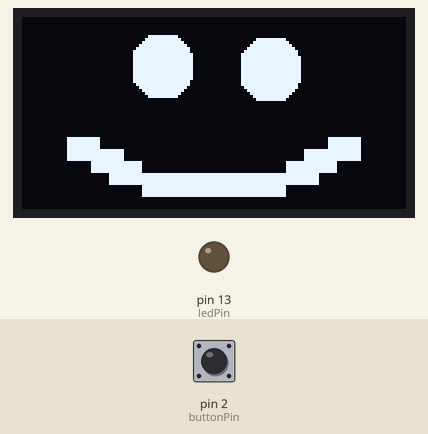
Bench run of a sketch on a simulated Arduino Uno, built with avr-gcc and run on an emulated ATmega328P. Shown: 128×64 one-colour display, output pins drawn as LEDs (lit = HIGH). The inputs (shaded band) are chosen by the test bench; at power-on: pin 2 (buttonPin) LOW. What the sketch prints to the serial monitor is not drawn.

Above: at 2.2 s.
2.3 s: pin 2 (buttonPin) pulled HIGH for 0.9 s
At 4.9 s:
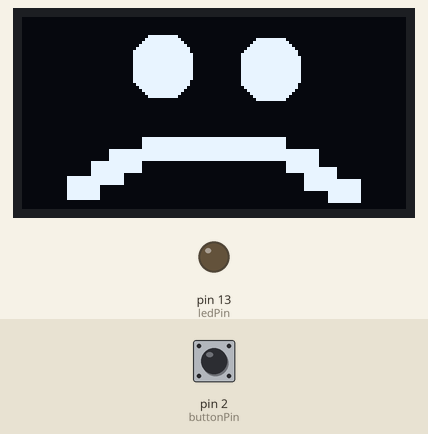
5.2 s: pin 2 (buttonPin) pulled HIGH for 3.2 s
At 7.0 s:
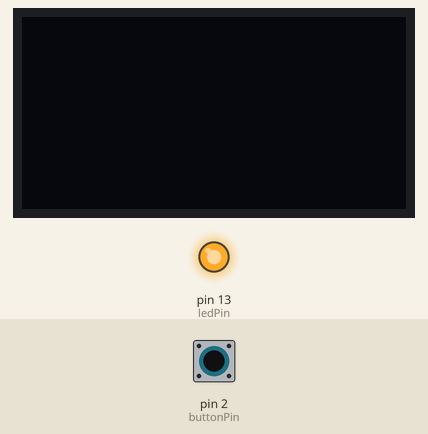
9.9 s: pin 2 (buttonPin) pulled HIGH for 0.9 s
At 10.47 s:
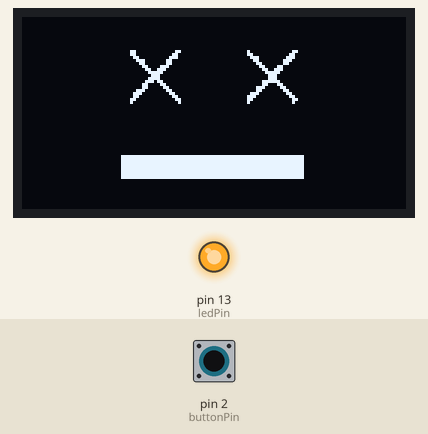
Timing chart, 0 to 12.9 s (numbered marks = the images above; inputs shaded):
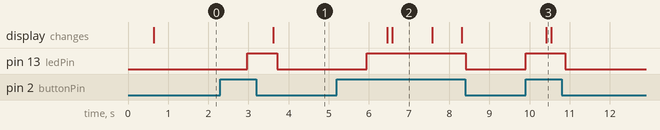

The sketch:

Oled_code.ino
```cpp
    /////////////////////////////////////////////////////////////////
   //      Arduino OLED Display Graphics Tutorial v1.00           //
  //       Get the latest version of the code here:              //
 //   http://educ8s.tv/arduino-oled-display-graphics-tutorial   //
/////////////////////////////////////////////////////////////////

#include "U8glib.h"

U8GLIB_SH1106_128X64 u8g(U8G_I2C_OPT_NO_ACK);	// Display which does not send ACK

int frame = 0;

const int buttonPin = 2;     // the number of the pushbutton pin
const int ledPin =  13;      // the number of the LED pin

int buttonState = 0;         // variable for reading the pushbutton status

//Smiley Sad
const uint8_t frame2[] PROGMEM = {
  0x00, 0x00, 0x00, 0x00, 0x00, 0x00, 0x00, 0x00, 0x00, 0x00, 0x00, 0x00, 0x00, 0x00, 0x00, 0x00,
0x00, 0x00, 0x00, 0x00, 0x00, 0x00, 0x00, 0x00, 0x00, 0x00, 0x00, 0x00, 0x00, 0x00, 0x00, 0x00,
0x00, 0x00, 0x00, 0x00, 0x00, 0x00, 0x00, 0x00, 0x00, 0x00, 0x00, 0x00, 0x00, 0x00, 0x00, 0x00,
0x00, 0x00, 0x00, 0x00, 0x00, 0x00, 0x00, 0x00, 0x00, 0x00, 0x00, 0x00, 0x00, 0x00, 0x00, 0x00,
0x00, 0x00, 0x00, 0x00, 0x00, 0x00, 0x00, 0x00, 0x00, 0x00, 0x00, 0x00, 0x00, 0x00, 0x00, 0x00,
0x00, 0x00, 0x00, 0x00, 0x00, 0x00, 0x00, 0x00, 0x00, 0x00, 0x00, 0x00, 0x00, 0x00, 0x00, 0x00,
0x00, 0x00, 0x00, 0x00, 0x00, 0x3F, 0xF0, 0x00, 0x00, 0x00, 0x00, 0x00, 0x00, 0x00, 0x00, 0x00,
0x00, 0x00, 0x00, 0x00, 0x00, 0x7F, 0xF8, 0x00, 0x00, 0x03, 0xFF, 0x00, 0x00, 0x00, 0x00, 0x00,
0x00, 0x00, 0x00, 0x00, 0x00, 0xFF, 0xFC, 0x00, 0x00, 0x07, 0xFF, 0x80, 0x00, 0x00, 0x00, 0x00,
0x00, 0x00, 0x00, 0x00, 0x01, 0xFF, 0xFE, 0x00, 0x00, 0x0F, 0xFF, 0xC0, 0x00, 0x00, 0x00, 0x00,
0x00, 0x00, 0x00, 0x00, 0x03, 0xFF, 0xFF, 0x00, 0x00, 0x1F, 0xFF, 0xE0, 0x00, 0x00, 0x00, 0x00,
0x00, 0x00, 0x00, 0x00, 0x07, 0xFF, 0xFF, 0x00, 0x00, 0x3F, 0xFF, 0xF0, 0x00, 0x00, 0x00, 0x00,
0x00, 0x00, 0x00, 0x00, 0x07, 0xFF, 0xFF, 0x80, 0x00, 0x7F, 0xFF, 0xF0, 0x00, 0x00, 0x00, 0x00,
0x00, 0x00, 0x00, 0x00, 0x07, 0xFF, 0xFF, 0x80, 0x00, 0x7F, 0xFF, 0xF8, 0x00, 0x00, 0x00, 0x00,
0x00, 0x00, 0x00, 0x00, 0x07, 0xFF, 0xFF, 0x80, 0x00, 0x7F, 0xFF, 0xF8, 0x00, 0x00, 0x00, 0x00,
0x00, 0x00, 0x00, 0x00, 0x07, 0xFF, 0xFF, 0x80, 0x00, 0x7F, 0xFF, 0xF8, 0x00, 0x00, 0x00, 0x00,
0x00, 0x00, 0x00, 0x00, 0x07, 0xFF, 0xFF, 0x80, 0x00, 0x7F, 0xFF, 0xF8, 0x00, 0x00, 0x00, 0x00,
0x00, 0x00, 0x00, 0x00, 0x07, 0xFF, 0xFF, 0x80, 0x00, 0x7F, 0xFF, 0xF8, 0x00, 0x00, 0x00, 0x00,
0x00, 0x00, 0x00, 0x00, 0x07, 0xFF, 0xFF, 0x80, 0x00, 0x7F, 0xFF, 0xF8, 0x00, 0x00, 0x00, 0x00,
0x00, 0x00, 0x00, 0x00, 0x07, 0xFF, 0xFF, 0x80, 0x00, 0x7F, 0xFF, 0xF8, 0x00, 0x00, 0x00, 0x00,
0x00, 0x00, 0x00, 0x00, 0x07, 0xFF, 0xFF, 0x80, 0x00, 0x7F, 0xFF, 0xF8, 0x00, 0x00, 0x00, 0x00,
0x00, 0x00, 0x00, 0x00, 0x07, 0xFF, 0xFF, 0x00, 0x00, 0x7F, 0xFF, 0xF8, 0x00, 0x00, 0x00, 0x00,
0x00, 0x00, 0x00, 0x00, 0x03, 0xFF, 0xFF, 0x00, 0x00, 0x7F, 0xFF, 0xF0, 0x00, 0x00, 0x00, 0x00,
0x00, 0x00, 0x00, 0x00, 0x01, 0xFF, 0xFE, 0x00, 0x00, 0x3F, 0xFF, 0xF0, 0x00, 0x00, 0x00, 0x00,
0x00, 0x00, 0x00, 0x00, 0x00, 0xFF, 0xFC, 0x00, 0x00, 0x1F, 0xFF, 0xE0, 0x00, 0x00, 0x00, 0x00,
0x00, 0x00, 0x00, 0x00, 0x00, 0x7F, 0xF8, 0x00, 0x00, 0x0F, 0xFF, 0xC0, 0x00, 0x00, 0x00, 0x00,
0x00, 0x00, 0x00, 0x00, 0x00, 0x3F, 0xF0, 0x00, 0x00, 0x07, 0xFF, 0x80, 0x00, 0x00, 0x00, 0x00,
0x00, 0x00, 0x00, 0x00, 0x00, 0x00, 0x00, 0x00, 0x00, 0x03, 0xFF, 0x00, 0x00, 0x00, 0x00, 0x00,
0x00, 0x00, 0x00, 0x00, 0x00, 0x00, 0x00, 0x00, 0x00, 0x00, 0x00, 0x00, 0x00, 0x00, 0x00, 0x00,
0x00, 0x00, 0x00, 0x00, 0x00, 0x00, 0x00, 0x00, 0x00, 0x00, 0x00, 0x00, 0x00, 0x00, 0x00, 0x00,
0x00, 0x00, 0x00, 0x00, 0x00, 0x00, 0x00, 0x00, 0x00, 0x00, 0x00, 0x00, 0x00, 0x00, 0x00, 0x00,
0x00, 0x00, 0x00, 0x00, 0x00, 0x00, 0x00, 0x00, 0x00, 0x00, 0x00, 0x00, 0x00, 0x00, 0x00, 0x00,
0x00, 0x00, 0x00, 0x00, 0x00, 0x00, 0x00, 0x00, 0x00, 0x00, 0x00, 0x00, 0x00, 0x00, 0x00, 0x00,
0x00, 0x00, 0x00, 0x00, 0x00, 0x00, 0x00, 0x00, 0x00, 0x00, 0x00, 0x00, 0x00, 0x00, 0x00, 0x00,
0x00, 0x00, 0x00, 0x00, 0x00, 0x00, 0x00, 0x00, 0x00, 0x00, 0x00, 0x00, 0x00, 0x00, 0x00, 0x00,
0x00, 0x00, 0x00, 0x00, 0x00, 0x00, 0x00, 0x00, 0x00, 0x00, 0x00, 0x00, 0x00, 0x00, 0x00, 0x00,
0x00, 0x00, 0x00, 0x00, 0x00, 0x00, 0x00, 0x00, 0x00, 0x00, 0x00, 0x00, 0x00, 0x00, 0x00, 0x00,
0x00, 0x00, 0x00, 0x00, 0x00, 0x00, 0x00, 0x00, 0x00, 0x00, 0x00, 0x00, 0x00, 0x00, 0x00, 0x00,
0x00, 0x00, 0x00, 0x00, 0x00, 0x00, 0x00, 0x00, 0x00, 0x00, 0x00, 0x00, 0x00, 0x00, 0x00, 0x00,
0x00, 0x00, 0x00, 0x00, 0x00, 0x00, 0x00, 0x00, 0x00, 0x00, 0x00, 0x00, 0x00, 0x00, 0x00, 0x00,
0x00, 0x00, 0x00, 0x00, 0x00, 0xFF, 0xFF, 0xFF, 0xFF, 0xFF, 0xFF, 0x00, 0x00, 0x00, 0x00, 0x00,
0x00, 0x00, 0x00, 0x00, 0x00, 0xFF, 0xFF, 0xFF, 0xFF, 0xFF, 0xFF, 0x00, 0x00, 0x00, 0x00, 0x00,
0x00, 0x00, 0x00, 0x00, 0x00, 0xFF, 0xFF, 0xFF, 0xFF, 0xFF, 0xFF, 0x00, 0x00, 0x00, 0x00, 0x00,
0x00, 0x00, 0x00, 0x00, 0x00, 0xFF, 0xFF, 0xFF, 0xFF, 0xFF, 0xFF, 0x00, 0x00, 0x00, 0x00, 0x00,
0x00, 0x00, 0x00, 0x07, 0xFF, 0xFF, 0xFF, 0xFF, 0xFF, 0xFF, 0xFF, 0xFF, 0xE0, 0x00, 0x00, 0x00,
0x00, 0x00, 0x00, 0x07, 0xFF, 0xFF, 0xFF, 0xFF, 0xFF, 0xFF, 0xFF, 0xFF, 0xE0, 0x00, 0x00, 0x00,
0x00, 0x00, 0x00, 0x07, 0xFF, 0xFF, 0xFF, 0xFF, 0xFF, 0xFF, 0xFF, 0xFF, 0xE0, 0x00, 0x00, 0x00,
0x00, 0x00, 0x00, 0x07, 0xFF, 0xFF, 0xFF, 0xFF, 0xFF, 0xFF, 0xFF, 0xFF, 0xE0, 0x00, 0x00, 0x00,
0x00, 0x00, 0x01, 0xFF, 0xFF, 0x00, 0x00, 0x00, 0x00, 0x00, 0x00, 0xFF, 0xE0, 0x00, 0x00, 0x00,
0x00, 0x00, 0x01, 0xFF, 0xFF, 0x00, 0x00, 0x00, 0x00, 0x00, 0x00, 0xFF, 0xE0, 0x00, 0x00, 0x00,
0x00, 0x00, 0x01, 0xFF, 0xFF, 0x00, 0x00, 0x00, 0x00, 0x00, 0x00, 0xFF, 0xFF, 0x80, 0x00, 0x00,
0x00, 0x00, 0x01, 0xFF, 0xFF, 0x00, 0x00, 0x00, 0x00, 0x00, 0x00, 0xFF, 0xFF, 0x80, 0x00, 0x00,
0x00, 0x00, 0x01, 0xFF, 0xC0, 0x00, 0x00, 0x00, 0x00, 0x00, 0x00, 0x03, 0xFF, 0x80, 0x00, 0x00,
0x00, 0x01, 0xFF, 0xFF, 0xC0, 0x00, 0x00, 0x00, 0x00, 0x00, 0x00, 0x03, 0xFF, 0x80, 0x00, 0x00,
0x00, 0x01, 0xFF, 0xFF, 0xC0, 0x00, 0x00, 0x00, 0x00, 0x00, 0x00, 0x03, 0xFF, 0xFF, 0x80, 0x00,
0x00, 0x01, 0xFF, 0xFF, 0xC0, 0x00, 0x00, 0x00, 0x00, 0x00, 0x00, 0x03, 0xFF, 0xFF, 0x80, 0x00,
0x00, 0x01, 0xFF, 0xC0, 0x00, 0x00, 0x00, 0x00, 0x00, 0x00, 0x00, 0x03, 0xFF, 0xFF, 0x80, 0x00,
0x00, 0x01, 0xFF, 0xC0, 0x00, 0x00, 0x00, 0x00, 0x00, 0x00, 0x00, 0x03, 0xFF, 0xFF, 0x80, 0x00,
0x00, 0x01, 0xFF, 0xC0, 0x00, 0x00, 0x00, 0x00, 0x00, 0x00, 0x00, 0x00, 0x03, 0xFF, 0x80, 0x00,
0x00, 0x01, 0xFF, 0xC0, 0x00, 0x00, 0x00, 0x00, 0x00, 0x00, 0x00, 0x00, 0x03, 0xFF, 0x80, 0x00,
0x00, 0x01, 0xFF, 0xC0, 0x00, 0x00, 0x00, 0x00, 0x00, 0x00, 0x00, 0x00, 0x03, 0xFF, 0x80, 0x00,
0x00, 0x00, 0x00, 0x00, 0x00, 0x00, 0x00, 0x00, 0x00, 0x00, 0x00, 0x00, 0x03, 0xFF, 0x80, 0x00,
0x00, 0x00, 0x00, 0x00, 0x00, 0x00, 0x00, 0x00, 0x00, 0x00, 0x00, 0x00, 0x00, 0x00, 0x00, 0x00,
0x00, 0x00, 0x00, 0x00, 0x00, 0x00, 0x00, 0x00, 0x00, 0x00, 0x00, 0x00, 0x00, 0x00, 0x00, 0x00
};

//Dead
const uint8_t frame3[] PROGMEM = {
0x00, 0x00, 0x00, 0x00, 0x00, 0x00, 0x00, 0x00, 0x00, 0x00, 0x00, 0x00, 0x00, 0x00, 0x00, 0x00,
0x00, 0x00, 0x00, 0x00, 0x00, 0x00, 0x00, 0x00, 0x00, 0x00, 0x00, 0x00, 0x00, 0x00, 0x00, 0x00,
0x00, 0x00, 0x00, 0x00, 0x00, 0x00, 0x00, 0x00, 0x00, 0x00, 0x00, 0x00, 0x00, 0x00, 0x00, 0x00,
0x00, 0x00, 0x00, 0x00, 0x00, 0x00, 0x00, 0x00, 0x00, 0x00, 0x00, 0x00, 0x00, 0x00, 0x00, 0x00,
0x00, 0x00, 0x00, 0x00, 0x00, 0x00, 0x00, 0x00, 0x00, 0x00, 0x00, 0x00, 0x00, 0x00, 0x00, 0x00,
0x00, 0x00, 0x00, 0x00, 0x00, 0x00, 0x00, 0x00, 0x00, 0x00, 0x00, 0x00, 0x00, 0x00, 0x00, 0x00,
0x00, 0x00, 0x00, 0x00, 0x00, 0x00, 0x00, 0x00, 0x00, 0x00, 0x00, 0x00, 0x00, 0x00, 0x00, 0x00,
0x00, 0x00, 0x00, 0x00, 0x00, 0x00, 0x00, 0x00, 0x00, 0x00, 0x00, 0x00, 0x00, 0x00, 0x00, 0x00,
0x00, 0x00, 0x00, 0x00, 0x00, 0x00, 0x00, 0x00, 0x00, 0x00, 0x00, 0x00, 0x00, 0x00, 0x00, 0x00,
0x00, 0x00, 0x00, 0x00, 0x00, 0x00, 0x00, 0x00, 0x00, 0x00, 0x00, 0x00, 0x00, 0x00, 0x00, 0x00,
0x00, 0x00, 0x00, 0x00, 0x00, 0x00, 0x00, 0x00, 0x00, 0x00, 0x00, 0x00, 0x00, 0x00, 0x00, 0x00,
0x00, 0x00, 0x00, 0x00, 0x0C, 0x00, 0x18, 0x00, 0x00, 0x10, 0x00, 0x30, 0x00, 0x00, 0x00, 0x00,
0x00, 0x00, 0x00, 0x00, 0x0C, 0x00, 0x30, 0x00, 0x00, 0x18, 0x00, 0x60, 0x00, 0x00, 0x00, 0x00,
0x00, 0x00, 0x00, 0x00, 0x06, 0x00, 0x70, 0x00, 0x00, 0x0E, 0x00, 0xE0, 0x00, 0x00, 0x00, 0x00,
0x00, 0x00, 0x00, 0x00, 0x03, 0x80, 0xC0, 0x00, 0x00, 0x06, 0x01, 0xC0, 0x00, 0x00, 0x00, 0x00,
0x00, 0x00, 0x00, 0x00, 0x01, 0x80, 0xC0, 0x00, 0x00, 0x03, 0x01, 0x80, 0x00, 0x00, 0x00, 0x00,
0x00, 0x00, 0x00, 0x00, 0x00, 0xC3, 0x80, 0x00, 0x00, 0x01, 0x86, 0x00, 0x00, 0x00, 0x00, 0x00,
0x00, 0x00, 0x00, 0x00, 0x00, 0x67, 0x00, 0x00, 0x00, 0x00, 0xCE, 0x00, 0x00, 0x00, 0x00, 0x00,
0x00, 0x00, 0x00, 0x00, 0x00, 0x3E, 0x00, 0x00, 0x00, 0x00, 0x7C, 0x00, 0x00, 0x00, 0x00, 0x00,
0x00, 0x00, 0x00, 0x00, 0x00, 0x1C, 0x00, 0x00, 0x00, 0x00, 0x38, 0x00, 0x00, 0x00, 0x00, 0x00,
0x00, 0x00, 0x00, 0x00, 0x00, 0x3C, 0x00, 0x00, 0x00, 0x00, 0x38, 0x00, 0x00, 0x00, 0x00, 0x00,
0x00, 0x00, 0x00, 0x00, 0x00, 0x76, 0x00, 0x00, 0x00, 0x00, 0xFC, 0x00, 0x00, 0x00, 0x00, 0x00,
0x00, 0x00, 0x00, 0x00, 0x00, 0xC3, 0x00, 0x00, 0x00, 0x00, 0xC6, 0x00, 0x00, 0x00, 0x00, 0x00,
0x00, 0x00, 0x00, 0x00, 0x00, 0xC1, 0x80, 0x00, 0x00, 0x03, 0x83, 0x00, 0x00, 0x00, 0x00, 0x00,
0x00, 0x00, 0x00, 0x00, 0x03, 0x80, 0xC0, 0x00, 0x00, 0x03, 0x01, 0x80, 0x00, 0x00, 0x00, 0x00,
0x00, 0x00, 0x00, 0x00, 0x07, 0x00, 0x60, 0x00, 0x00, 0x0E, 0x00, 0xC0, 0x00, 0x00, 0x00, 0x00,
0x00, 0x00, 0x00, 0x00, 0x06, 0x00, 0x30, 0x00, 0x00, 0x1C, 0x00, 0x60, 0x00, 0x00, 0x00, 0x00,
0x00, 0x00, 0x00, 0x00, 0x0C, 0x00, 0x18, 0x00, 0x00, 0x18, 0x00, 0x30, 0x00, 0x00, 0x00, 0x00,
0x00, 0x00, 0x00, 0x00, 0x08, 0x00, 0x08, 0x00, 0x00, 0x10, 0x00, 0x20, 0x00, 0x00, 0x00, 0x00,
0x00, 0x00, 0x00, 0x00, 0x00, 0x00, 0x00, 0x00, 0x00, 0x00, 0x00, 0x00, 0x00, 0x00, 0x00, 0x00,
0x00, 0x00, 0x00, 0x00, 0x00, 0x00, 0x00, 0x00, 0x00, 0x00, 0x00, 0x00, 0x00, 0x00, 0x00, 0x00,
0x00, 0x00, 0x00, 0x00, 0x00, 0x00, 0x00, 0x00, 0x00, 0x00, 0x00, 0x00, 0x00, 0x00, 0x00, 0x00,
0x00, 0x00, 0x00, 0x00, 0x00, 0x00, 0x00, 0x00, 0x00, 0x00, 0x00, 0x00, 0x00, 0x00, 0x00, 0x00,
0x00, 0x00, 0x00, 0x00, 0x00, 0x00, 0x00, 0x00, 0x00, 0x00, 0x00, 0x00, 0x00, 0x00, 0x00, 0x00,
0x00, 0x00, 0x00, 0x00, 0x00, 0x00, 0x00, 0x00, 0x00, 0x00, 0x00, 0x00, 0x00, 0x00, 0x00, 0x00,
0x00, 0x00, 0x00, 0x00, 0x00, 0x00, 0x00, 0x00, 0x00, 0x00, 0x00, 0x00, 0x00, 0x00, 0x00, 0x00,
0x00, 0x00, 0x00, 0x00, 0x00, 0x00, 0x00, 0x00, 0x00, 0x00, 0x00, 0x00, 0x00, 0x00, 0x00, 0x00,
0x00, 0x00, 0x00, 0x00, 0x00, 0x00, 0x00, 0x00, 0x00, 0x00, 0x00, 0x00, 0x00, 0x00, 0x00, 0x00,
0x00, 0x00, 0x00, 0x00, 0x00, 0x00, 0x00, 0x00, 0x00, 0x00, 0x00, 0x00, 0x00, 0x00, 0x00, 0x00,
0x00, 0x00, 0x00, 0x00, 0x00, 0x00, 0x00, 0x00, 0x00, 0x00, 0x00, 0x00, 0x00, 0x00, 0x00, 0x00,
0x00, 0x00, 0x00, 0x00, 0x00, 0x00, 0x00, 0x00, 0x00, 0x00, 0x00, 0x00, 0x00, 0x00, 0x00, 0x00,
0x00, 0x00, 0x00, 0x00, 0x00, 0x00, 0x00, 0x00, 0x00, 0x00, 0x00, 0x00, 0x00, 0x00, 0x00, 0x00,
0x00, 0x00, 0x00, 0x00, 0x00, 0x00, 0x00, 0x00, 0x00, 0x00, 0x00, 0x00, 0x00, 0x00, 0x00, 0x00,
0x00, 0x00, 0x00, 0x00, 0x00, 0x00, 0x00, 0x00, 0x00, 0x00, 0x00, 0x00, 0x00, 0x00, 0x00, 0x00,
0x00, 0x00, 0x00, 0x00, 0x00, 0x00, 0x00, 0x00, 0x00, 0x00, 0x00, 0x00, 0x00, 0x00, 0x00, 0x00,
0x00, 0x00, 0x00, 0x00, 0x00, 0x00, 0x00, 0x00, 0x00, 0x00, 0x00, 0x00, 0x00, 0x00, 0x00, 0x00,
0x00, 0x00, 0x00, 0x00, 0x7F, 0xFF, 0xFF, 0xFF, 0xFF, 0xFF, 0xFF, 0xFC, 0x00, 0x00, 0x00, 0x00,
0x00, 0x00, 0x00, 0x00, 0x7F, 0xFF, 0xFF, 0xFF, 0xFF, 0xFF, 0xFF, 0xFC, 0x00, 0x00, 0x00, 0x00,
0x00, 0x00, 0x00, 0x00, 0x7F, 0xFF, 0xFF, 0xFF, 0xFF, 0xFF, 0xFF, 0xFC, 0x00, 0x00, 0x00, 0x00,
0x00, 0x00, 0x00, 0x00, 0x7F, 0xFF, 0xFF, 0xFF, 0xFF, 0xFF, 0xFF, 0xFC, 0x00, 0x00, 0x00, 0x00,
0x00, 0x00, 0x00, 0x00, 0x7F, 0xFF, 0xFF, 0xFF, 0xFF, 0xFF, 0xFF, 0xFC, 0x00, 0x00, 0x00, 0x00,
0x00, 0x00, 0x00, 0x00, 0x7F, 0xFF, 0xFF, 0xFF, 0xFF, 0xFF, 0xFF, 0xFC, 0x00, 0x00, 0x00, 0x00,
0x00, 0x00, 0x00, 0x00, 0x7F, 0xFF, 0xFF, 0xFF, 0xFF, 0xFF, 0xFF, 0xFC, 0x00, 0x00, 0x00, 0x00,
0x00, 0x00, 0x00, 0x00, 0x7F, 0xFF, 0xFF, 0xFF, 0xFF, 0xFF, 0xFF, 0xFC, 0x00, 0x00, 0x00, 0x00,
0x00, 0x00, 0x00, 0x00, 0x00, 0x00, 0x00, 0x00, 0x00, 0x00, 0x00, 0x00, 0x00, 0x00, 0x00, 0x00,
0x00, 0x00, 0x00, 0x00, 0x00, 0x00, 0x00, 0x00, 0x00, 0x00, 0x00, 0x00, 0x00, 0x00, 0x00, 0x00,
0x00, 0x00, 0x00, 0x00, 0x00, 0x00, 0x00, 0x00, 0x00, 0x00, 0x00, 0x00, 0x00, 0x00, 0x00, 0x00,
0x00, 0x00, 0x00, 0x00, 0x00, 0x00, 0x00, 0x00, 0x00, 0x00, 0x00, 0x00, 0x00, 0x00, 0x00, 0x00,
0x00, 0x00, 0x00, 0x00, 0x00, 0x00, 0x00, 0x00, 0x00, 0x00, 0x00, 0x00, 0x00, 0x00, 0x00, 0x00,
0x00, 0x00, 0x00, 0x00, 0x00, 0x00, 0x00, 0x00, 0x00, 0x00, 0x00, 0x00, 0x00, 0x00, 0x00, 0x00,
0x00, 0x00, 0x00, 0x00, 0x00, 0x00, 0x00, 0x00, 0x00, 0x00, 0x00, 0x00, 0x00, 0x00, 0x00, 0x00,
0x00, 0x00, 0x00, 0x00, 0x00, 0x00, 0x00, 0x00, 0x00, 0x00, 0x00, 0x00, 0x00, 0x00, 0x00, 0x00,
0x00, 0x00, 0x00, 0x00, 0x00, 0x00, 0x00, 0x00, 0x00, 0x00, 0x00, 0x00, 0x00, 0x00, 0x00, 0x00,
0x00, 0x00, 0x00, 0x00, 0x00, 0x00, 0x00, 0x00, 0x00, 0x00, 0x00, 0x00, 0x00, 0x00, 0x00, 0x00
};

const uint8_t frame1[] PROGMEM = {
0x00, 0x00, 0x00, 0x00, 0x00, 0x00, 0x00, 0x00, 0x00, 0x00, 0x00, 0x00, 0x00, 0x00, 0x00, 0x00,
0x00, 0x00, 0x00, 0x00, 0x00, 0x00, 0x00, 0x00, 0x00, 0x00, 0x00, 0x00, 0x00, 0x00, 0x00, 0x00,
0x00, 0x00, 0x00, 0x00, 0x00, 0x00, 0x00, 0x00, 0x00, 0x00, 0x00, 0x00, 0x00, 0x00, 0x00, 0x00,
0x00, 0x00, 0x00, 0x00, 0x00, 0x00, 0x00, 0x00, 0x00, 0x00, 0x00, 0x00, 0x00, 0x00, 0x00, 0x00,
0x00, 0x00, 0x00, 0x00, 0x00, 0x00, 0x00, 0x00, 0x00, 0x00, 0x00, 0x00, 0x00, 0x00, 0x00, 0x00,
0x00, 0x00, 0x00, 0x00, 0x00, 0x00, 0x00, 0x00, 0x00, 0x00, 0x00, 0x00, 0x00, 0x00, 0x00, 0x00,
0x00, 0x00, 0x00, 0x00, 0x00, 0x3F, 0xF0, 0x00, 0x00, 0x00, 0x00, 0x00, 0x00, 0x00, 0x00, 0x00,
0x00, 0x00, 0x00, 0x00, 0x00, 0x7F, 0xF8, 0x00, 0x00, 0x03, 0xFF, 0x00, 0x00, 0x00, 0x00, 0x00,
0x00, 0x00, 0x00, 0x00, 0x00, 0xFF, 0xFC, 0x00, 0x00, 0x07, 0xFF, 0x80, 0x00, 0x00, 0x00, 0x00,
0x00, 0x00, 0x00, 0x00, 0x01, 0xFF, 0xFE, 0x00, 0x00, 0x0F, 0xFF, 0xC0, 0x00, 0x00, 0x00, 0x00,
0x00, 0x00, 0x00, 0x00, 0x03, 0xFF, 0xFF, 0x00, 0x00, 0x1F, 0xFF, 0xE0, 0x00, 0x00, 0x00, 0x00,
0x00, 0x00, 0x00, 0x00, 0x07, 0xFF, 0xFF, 0x00, 0x00, 0x3F, 0xFF, 0xF0, 0x00, 0x00, 0x00, 0x00,
0x00, 0x00, 0x00, 0x00, 0x07, 0xFF, 0xFF, 0x80, 0x00, 0x7F, 0xFF, 0xF0, 0x00, 0x00, 0x00, 0x00,
0x00, 0x00, 0x00, 0x00, 0x07, 0xFF, 0xFF, 0x80, 0x00, 0x7F, 0xFF, 0xF8, 0x00, 0x00, 0x00, 0x00,
0x00, 0x00, 0x00, 0x00, 0x07, 0xFF, 0xFF, 0x80, 0x00, 0x7F, 0xFF, 0xF8, 0x00, 0x00, 0x00, 0x00,
0x00, 0x00, 0x00, 0x00, 0x07, 0xFF, 0xFF, 0x80, 0x00, 0x7F, 0xFF, 0xF8, 0x00, 0x00, 0x00, 0x00,
0x00, 0x00, 0x00, 0x00, 0x07, 0xFF, 0xFF, 0x80, 0x00, 0x7F, 0xFF, 0xF8, 0x00, 0x00, 0x00, 0x00,
0x00, 0x00, 0x00, 0x00, 0x07, 0xFF, 0xFF, 0x80, 0x00, 0x7F, 0xFF, 0xF8, 0x00, 0x00, 0x00, 0x00,
0x00, 0x00, 0x00, 0x00, 0x07, 0xFF, 0xFF, 0x80, 0x00, 0x7F, 0xFF, 0xF8, 0x00, 0x00, 0x00, 0x00,
0x00, 0x00, 0x00, 0x00, 0x07, 0xFF, 0xFF, 0x80, 0x00, 0x7F, 0xFF, 0xF8, 0x00, 0x00, 0x00, 0x00,
0x00, 0x00, 0x00, 0x00, 0x07, 0xFF, 0xFF, 0x80, 0x00, 0x7F, 0xFF, 0xF8, 0x00, 0x00, 0x00, 0x00,
0x00, 0x00, 0x00, 0x00, 0x07, 0xFF, 0xFF, 0x00, 0x00, 0x7F, 0xFF, 0xF8, 0x00, 0x00, 0x00, 0x00,
0x00, 0x00, 0x00, 0x00, 0x03, 0xFF, 0xFF, 0x00, 0x00, 0x7F, 0xFF, 0xF0, 0x00, 0x00, 0x00, 0x00,
0x00, 0x00, 0x00, 0x00, 0x01, 0xFF, 0xFE, 0x00, 0x00, 0x3F, 0xFF, 0xF0, 0x00, 0x00, 0x00, 0x00,
0x00, 0x00, 0x00, 0x00, 0x00, 0xFF, 0xFC, 0x00, 0x00, 0x1F, 0xFF, 0xE0, 0x00, 0x00, 0x00, 0x00,
0x00, 0x00, 0x00, 0x00, 0x00, 0x7F, 0xF8, 0x00, 0x00, 0x0F, 0xFF, 0xC0, 0x00, 0x00, 0x00, 0x00,
0x00, 0x00, 0x00, 0x00, 0x00, 0x3F, 0xF0, 0x00, 0x00, 0x07, 0xFF, 0x80, 0x00, 0x00, 0x00, 0x00,
0x00, 0x00, 0x00, 0x00, 0x00, 0x00, 0x00, 0x00, 0x00, 0x03, 0xFF, 0x00, 0x00, 0x00, 0x00, 0x00,
0x00, 0x00, 0x00, 0x00, 0x00, 0x00, 0x00, 0x00, 0x00, 0x00, 0x00, 0x00, 0x00, 0x00, 0x00, 0x00,
0x00, 0x00, 0x00, 0x00, 0x00, 0x00, 0x00, 0x00, 0x00, 0x00, 0x00, 0x00, 0x00, 0x00, 0x00, 0x00,
0x00, 0x00, 0x00, 0x00, 0x00, 0x00, 0x00, 0x00, 0x00, 0x00, 0x00, 0x00, 0x00, 0x00, 0x00, 0x00,
0x00, 0x00, 0x00, 0x00, 0x00, 0x00, 0x00, 0x00, 0x00, 0x00, 0x00, 0x00, 0x00, 0x00, 0x00, 0x00,
0x00, 0x00, 0x00, 0x00, 0x00, 0x00, 0x00, 0x00, 0x00, 0x00, 0x00, 0x00, 0x00, 0x00, 0x00, 0x00,
0x00, 0x00, 0x00, 0x00, 0x00, 0x00, 0x00, 0x00, 0x00, 0x00, 0x00, 0x00, 0x00, 0x00, 0x00, 0x00,
0x00, 0x00, 0x00, 0x00, 0x00, 0x00, 0x00, 0x00, 0x00, 0x00, 0x00, 0x00, 0x00, 0x00, 0x00, 0x00,
0x00, 0x00, 0x00, 0x00, 0x00, 0x00, 0x00, 0x00, 0x00, 0x00, 0x00, 0x00, 0x00, 0x00, 0x00, 0x00,
0x00, 0x00, 0x00, 0x00, 0x00, 0x00, 0x00, 0x00, 0x00, 0x00, 0x00, 0x00, 0x00, 0x00, 0x00, 0x00,
0x00, 0x00, 0x00, 0x00, 0x00, 0x00, 0x00, 0x00, 0x00, 0x00, 0x00, 0x00, 0x00, 0x00, 0x00, 0x00,
0x00, 0x00, 0x00, 0x00, 0x00, 0x00, 0x00, 0x00, 0x00, 0x00, 0x00, 0x00, 0x00, 0x00, 0x00, 0x00,
0x00, 0x00, 0x00, 0x00, 0x00, 0x00, 0x00, 0x00, 0x00, 0x00, 0x00, 0x00, 0x00, 0x00, 0x00, 0x00,
0x00, 0x01, 0xFF, 0xC0, 0x00, 0x00, 0x00, 0x00, 0x00, 0x00, 0x00, 0x00, 0x03, 0xFF, 0x80, 0x00,
0x00, 0x01, 0xFF, 0xC0, 0x00, 0x00, 0x00, 0x00, 0x00, 0x00, 0x00, 0x00, 0x03, 0xFF, 0x80, 0x00,
0x00, 0x01, 0xFF, 0xC0, 0x00, 0x00, 0x00, 0x00, 0x00, 0x00, 0x00, 0x00, 0x03, 0xFF, 0x80, 0x00,
0x00, 0x01, 0xFF, 0xC0, 0x00, 0x00, 0x00, 0x00, 0x00, 0x00, 0x00, 0x00, 0x03, 0xFF, 0x80, 0x00,
0x00, 0x01, 0xFF, 0xFF, 0xC0, 0x00, 0x00, 0x00, 0x00, 0x00, 0x00, 0x03, 0xFF, 0xFF, 0x80, 0x00,
0x00, 0x01, 0xFF, 0xFF, 0xC0, 0x00, 0x00, 0x00, 0x00, 0x00, 0x00, 0x03, 0xFF, 0xFF, 0x80, 0x00,
0x00, 0x01, 0xFF, 0xFF, 0xC0, 0x00, 0x00, 0x00, 0x00, 0x00, 0x00, 0x03, 0xFF, 0xFF, 0x80, 0x00,
0x00, 0x01, 0xFF, 0xFF, 0xC0, 0x00, 0x00, 0x00, 0x00, 0x00, 0x00, 0x03, 0xFF, 0xFF, 0x80, 0x00,
0x00, 0x00, 0x01, 0xFF, 0xFF, 0x00, 0x00, 0x00, 0x00, 0x00, 0x00, 0xFF, 0xFF, 0x80, 0x00, 0x00,
0x00, 0x00, 0x01, 0xFF, 0xFF, 0x00, 0x00, 0x00, 0x00, 0x00, 0x00, 0xFF, 0xFF, 0x80, 0x00, 0x00,
0x00, 0x00, 0x01, 0xFF, 0xFF, 0x00, 0x00, 0x00, 0x00, 0x00, 0x00, 0xFF, 0xFF, 0x80, 0x00, 0x00,
0x00, 0x00, 0x01, 0xFF, 0xFF, 0x00, 0x00, 0x00, 0x00, 0x00, 0x00, 0xFF, 0xFF, 0x80, 0x00, 0x00,
0x00, 0x00, 0x00, 0x07, 0xFF, 0xFF, 0xFF, 0xFF, 0xFF, 0xFF, 0xFF, 0xFF, 0xE0, 0x00, 0x00, 0x00,
0x00, 0x00, 0x00, 0x07, 0xFF, 0xFF, 0xFF, 0xFF, 0xFF, 0xFF, 0xFF, 0xFF, 0xE0, 0x00, 0x00, 0x00,
0x00, 0x00, 0x00, 0x07, 0xFF, 0xFF, 0xFF, 0xFF, 0xFF, 0xFF, 0xFF, 0xFF, 0xE0, 0x00, 0x00, 0x00,
0x00, 0x00, 0x00, 0x07, 0xFF, 0xFF, 0xFF, 0xFF, 0xFF, 0xFF, 0xFF, 0xFF, 0xE0, 0x00, 0x00, 0x00,
0x00, 0x00, 0x00, 0x00, 0x00, 0xFF, 0xFF, 0xFF, 0xFF, 0xFF, 0xFF, 0x00, 0x00, 0x00, 0x00, 0x00,
0x00, 0x00, 0x00, 0x00, 0x00, 0xFF, 0xFF, 0xFF, 0xFF, 0xFF, 0xFF, 0x00, 0x00, 0x00, 0x00, 0x00,
0x00, 0x00, 0x00, 0x00, 0x00, 0xFF, 0xFF, 0xFF, 0xFF, 0xFF, 0xFF, 0x00, 0x00, 0x00, 0x00, 0x00,
0x00, 0x00, 0x00, 0x00, 0x00, 0xFF, 0xFF, 0xFF, 0xFF, 0xFF, 0xFF, 0x00, 0x00, 0x00, 0x00, 0x00,
0x00, 0x00, 0x00, 0x00, 0x00, 0x00, 0x00, 0x00, 0x00, 0x00, 0x00, 0x00, 0x00, 0x00, 0x00, 0x00,
0x00, 0x00, 0x00, 0x00, 0x00, 0x00, 0x00, 0x00, 0x00, 0x00, 0x00, 0x00, 0x00, 0x00, 0x00, 0x00,
0x00, 0x00, 0x00, 0x00, 0x00, 0x00, 0x00, 0x00, 0x00, 0x00, 0x00, 0x00, 0x00, 0x00, 0x00, 0x00,
0x00, 0x00, 0x00, 0x00, 0x00, 0x00, 0x00, 0x00, 0x00, 0x00, 0x00, 0x00, 0x00, 0x00, 0x00, 0x00
};


void draw()
{
  if(frame==0)
   u8g.drawBitmapP( 0, 0, 16, 64, frame1);
  else if (frame == 1)
   u8g.drawBitmapP( 0, 0, 16, 64, frame2);
  else if(frame == 2)
   u8g.drawBitmapP( 0, 0, 16, 64, frame3);
}

void setup(void) {
  Serial.begin(9600);
    // initialize the LED pin as an output:
  pinMode(ledPin, OUTPUT);
  // initialize the pushbutton pin as an input:
  pinMode(buttonPin, INPUT);
}

void loop(void) {
    // read the state of the pushbutton value:
  buttonState = digitalRead(buttonPin);

  // check if the pushbutton is pressed. If it is, the buttonState is HIGH:
  if (buttonState == HIGH) {
    Serial.println("On");
    frame ++;
    if(frame>5)
      frame = 0;
    digitalWrite(ledPin, HIGH);
  } else {
    Serial.println("OFF");
    digitalWrite(ledPin, LOW);
  }

 u8g.firstPage();
  do{
   draw();
 } while(u8g.nextPage());

 //frame ++;
 //if(frame>3)
 //frame = 0;
delay(100);
}
```

Measured:
- after the input at 2.3 s, pin 13 (ledPin): LOW → HIGH after 0.67 s, → LOW 0.74 s later; the display: changes after 1.3 s (image 1)
- after the input at 5.2 s, pin 13 (ledPin): LOW → HIGH after 0.74 s, → LOW 2.5 s later; the display: first changes after 1.3 s (image 2 shows a later state)
- after the input at 9.9 s, pin 13 (ledPin): LOW → HIGH at once, → LOW 0.99 s later; the display: changes after 0.51 s (image 3)
- what the display in image 2 shows lasts 1.0 s, from 6.6 s to 7.6 s
